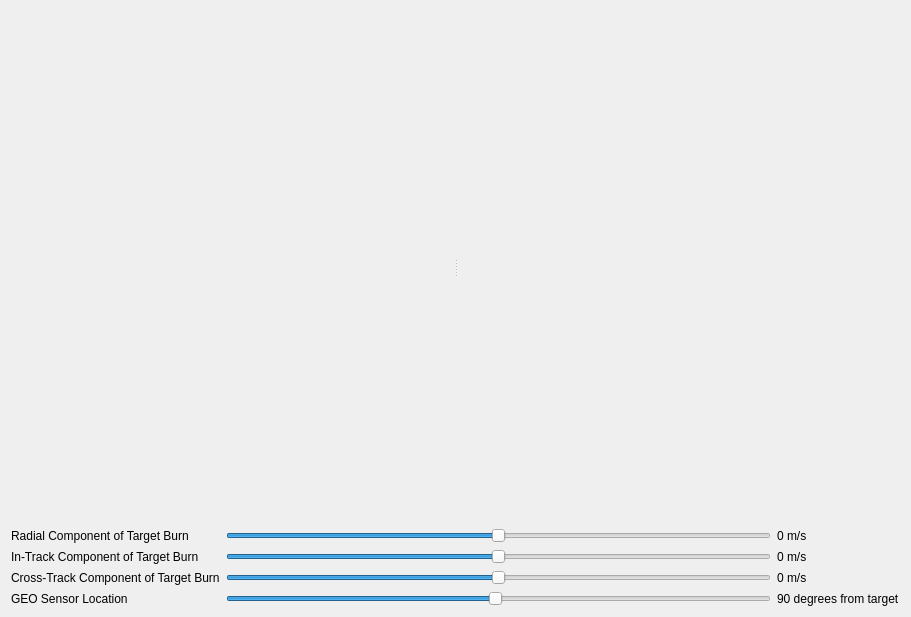
<?xml version="1.0" encoding="UTF-8"?>
<ui version="4.0">
 <class>Dialog</class>
 <widget class="QDialog" name="Dialog">
  <property name="geometry">
   <rect>
    <x>0</x>
    <y>0</y>
    <width>911</width>
    <height>617</height>
   </rect>
  </property>
  <property name="windowTitle">
   <string>Maneuver Visibility Demo</string>
  </property>
  <layout class="QGridLayout" name="gridLayout_2">
   <item row="0" column="0">
    <widget class="QSplitter" name="splitter">
     <property name="orientation">
      <enum>Qt::Horizontal</enum>
     </property>
     <widget class="PlotWidget" name="ecf_plot" native="true"/>
     <widget class="PlotWidget" name="clos_plot" native="true"/>
    </widget>
   </item>
   <item row="1" column="0">
    <layout class="QGridLayout" name="gridLayout">
     <item row="0" column="0">
      <widget class="QLabel" name="label_8">
       <property name="text">
        <string>Radial Component of Target Burn</string>
       </property>
      </widget>
     </item>
     <item row="0" column="1">
      <widget class="QSlider" name="r_slider">
       <property name="minimum">
        <number>-1000</number>
       </property>
       <property name="maximum">
        <number>1000</number>
       </property>
       <property name="orientation">
        <enum>Qt::Horizontal</enum>
       </property>
      </widget>
     </item>
     <item row="0" column="2">
      <widget class="QLabel" name="r_label">
       <property name="text">
        <string>0 m/s</string>
       </property>
      </widget>
     </item>
     <item row="1" column="0">
      <widget class="QLabel" name="label_7">
       <property name="text">
        <string>In-Track Component of Target Burn</string>
       </property>
      </widget>
     </item>
     <item row="1" column="1">
      <widget class="QSlider" name="i_slider">
       <property name="minimum">
        <number>-1000</number>
       </property>
       <property name="maximum">
        <number>1000</number>
       </property>
       <property name="orientation">
        <enum>Qt::Horizontal</enum>
       </property>
      </widget>
     </item>
     <item row="1" column="2">
      <widget class="QLabel" name="i_label">
       <property name="text">
        <string>0 m/s</string>
       </property>
      </widget>
     </item>
     <item row="2" column="0">
      <widget class="QLabel" name="label_6">
       <property name="text">
        <string>Cross-Track Component of Target Burn</string>
       </property>
      </widget>
     </item>
     <item row="2" column="1">
      <widget class="QSlider" name="c_slider">
       <property name="minimum">
        <number>-1000</number>
       </property>
       <property name="maximum">
        <number>1000</number>
       </property>
       <property name="orientation">
        <enum>Qt::Horizontal</enum>
       </property>
      </widget>
     </item>
     <item row="2" column="2">
      <widget class="QLabel" name="c_label">
       <property name="text">
        <string>0 m/s</string>
       </property>
      </widget>
     </item>
     <item row="3" column="0">
      <widget class="QLabel" name="label">
       <property name="text">
        <string>GEO Sensor Location</string>
       </property>
      </widget>
     </item>
     <item row="3" column="1">
      <widget class="QSlider" name="pos_slider">
       <property name="minimum">
        <number>1</number>
       </property>
       <property name="maximum">
        <number>90</number>
       </property>
       <property name="value">
        <number>45</number>
       </property>
       <property name="sliderPosition">
        <number>45</number>
       </property>
       <property name="orientation">
        <enum>Qt::Horizontal</enum>
       </property>
      </widget>
     </item>
     <item row="3" column="2">
      <widget class="QLabel" name="pos_label">
       <property name="text">
        <string>90 degrees from target</string>
       </property>
      </widget>
     </item>
    </layout>
   </item>
  </layout>
 </widget>
 <customwidgets>
  <customwidget>
   <class>PlotWidget</class>
   <extends>QWidget</extends>
   <header>pyqtgraph</header>
   <container>1</container>
  </customwidget>
 </customwidgets>
 <resources/>
 <connections/>
</ui>
